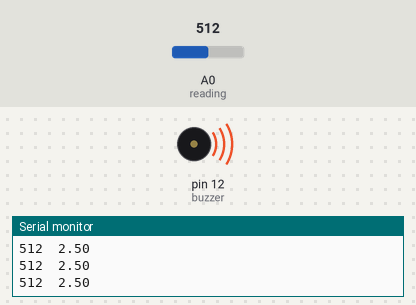
A sketch run on a simulated Arduino Uno, built with avr-gcc and run on an emulated ATmega328P. Parts: buzzer (waves = sounding, pin HIGH), the last lines printed to the serial monitor. The test bench sets the inputs (shaded band); at power-on: A0 (reading) = 512.

Above: at 1.2 s.
1.3 s: A0 (reading) set to 603
2.8 s: A0 (reading) set to 622
At 3.11 s:
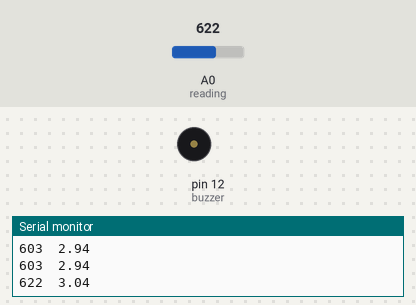
5.8 s: A0 (reading) set to 511
At 7.0 s:
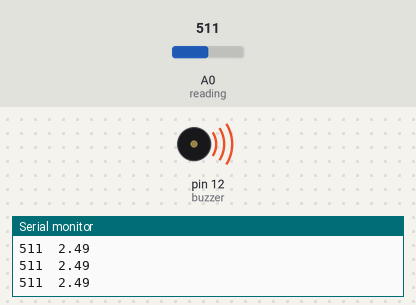
7.4 s: A0 (reading) set to 716
At 7.73 s:
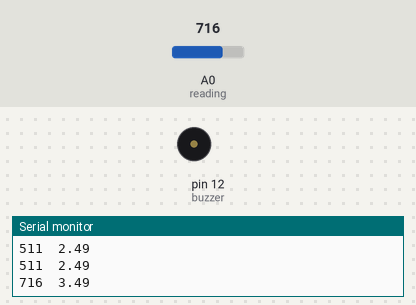
Timing chart, 0 to 11.4 s (numbered marks = the images above; inputs shaded):
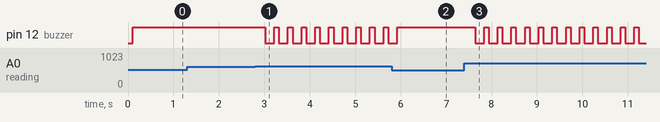

The sketch:

Arduino_IR_Buzzer.ino
```cpp
#define reading A0
#define buzzer 12
unsigned int value;

void setup() {
// put your setup code here, to run once:
pinMode(reading,INPUT);  //declare pin A0 as input
pinMode(buzzer,OUTPUT);  //declare pin 12 as output
Serial.begin(9600);    //set the baud rate of the serial monitor
Serial.print("Value");
Serial.println ("\tVoltage");  //"t" create spacing of a tab
}

void loop() {
// put your main code here, to run repeatedly:
value = analogRead(reading);  //take reading from sensor
float raw_voltage = value*0.00488;  //convert analog value to voltage
Serial.print(value);  //display analog value in serial monitor
Serial.print("\t");
Serial.println(raw_voltage);  //display value of voltage in serial monitor
delay(100);  //create a delay of 0.1s
if(raw_voltage>4 && raw_voltage<4.2){  //object is less than 8cm form sensor
  digitalWrite(buzzer,HIGH);
  delay(1000);
  digitalWrite(buzzer,LOW);
  delay(500);
}else if(raw_voltage>3 && raw_voltage<4){  //object is less than 7cm from sensor
  digitalWrite(buzzer,HIGH);
  delay(100);
  digitalWrite(buzzer,LOW);
  delay(100);
}else if (raw_voltage<3)  //object is less than 4cm from sensor
  digitalWrite(buzzer,HIGH);
}
```

Measured:
- the behaviour switches between 614 and 615 on A0 (reading) (found by bisection; images 0 and 1)
- after the input at 2.8 s, pin 12 (buzzer): alternates HIGH for 0.10 s and LOW for 0.20 s, starting after 0.22 s
- after the input at 5.8 s, pin 12 (buzzer): goes on until 5.9 s, then stays HIGH
- after the input at 7.4 s, pin 12 (buzzer): alternates HIGH for 0.10 s and LOW for 0.20 s, starting after 0.24 s
